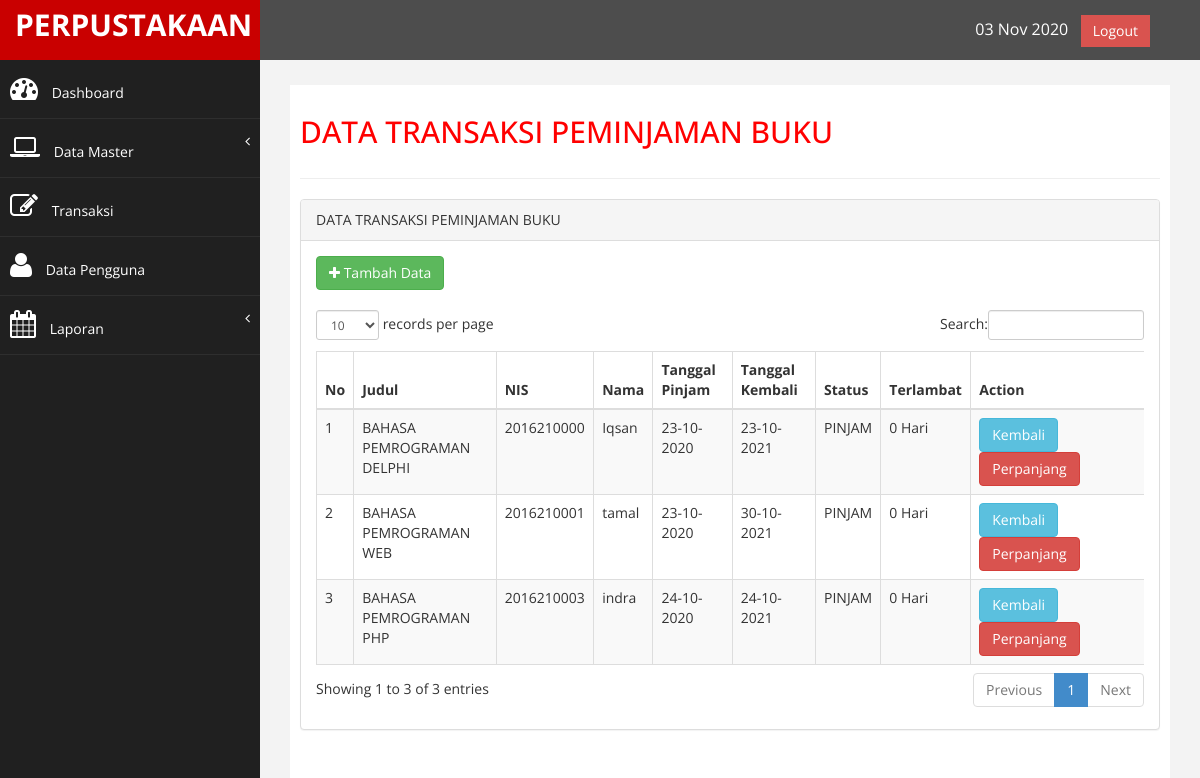
The page /index.php?page=transaksi (signed in) on the database its author committed.
### tables this page shows
CREATE TABLE `tb_transaksi` (
  `id` int(11) NOT NULL,
  `id_buku` int(11) NOT NULL,
  `judul` varchar(50) NOT NULL,
  `nis` int(11) NOT NULL,
  `nama` varchar(50) NOT NULL,
  `tgl_pinjam` varchar(30) NOT NULL,
  `tgl_kembali` varchar(30) NOT NULL,
  `status` varchar(20) NOT NULL,
  `tgl_input` timestamp NOT NULL DEFAULT CURRENT_TIMESTAMP ON UPDATE CURRENT_TIMESTAMP
);

### function.php (called while the page is built)
<?php
	function terlambat($tangal_dateline,$tgl_kembali)
	{
		$tangal_dateline_pcs = explode("-", $tangal_dateline);
		$tangal_dateline_pcs = $tangal_dateline_pcs[2]."-".$tangal_dateline_pcs[1]."-".$tangal_dateline_pcs[0];
		$tgl_kembali_pcs = explode("-", $tgl_kembali);
		$tgl_kembali_pcs = $tgl_kembali_pcs[2]."-".$tgl_kembali_pcs[1]."-".$tgl_kembali_pcs[0];
		$selisih = strtotime($tgl_kembali_pcs) - strtotime($tangal_dateline_pcs);
		$selisih = $selisih / 86400;
		if ($selisih>=1) {
			$hasil_tgl = floor($selisih);
		} else {
			$hasil_tgl = 0;
		}
		return $hasil_tgl;
	}
 ?>

### halaman/transaksi/formTransaksi.php (the view, shortened to what this page needs)
<div id="page-wrapper" >
    <div id="page-inner">
        <div class="row">
            <div class="col-md-12">
                <h2>DATA TRANSAKSI PEMINJAMAN BUKU</h2>
            </div>
        </div>
        <hr />
        <div class="row">
            <div class="col-md-12">
                <div class="panel panel-default">
                    <div class="panel-heading">
                     DATA TRANSAKSI PEMINJAMAN BUKU
                 </div>
                 <div class="panel-body">
                    <div class="table-responsive">
                        <div>
                            <a href="index.php?page=tambahtransaksi" class="btn btn-success"><i class=" fa fa-plus "></i> Tambah Data</a>
                        </div><br>
                        <table class="table table-striped table-bordered table-hover" id="dataTables-example">
                            <thead>
                                <tr>
                                    <th>No</th>
                                    <th>Judul</th>
                                    <th>NIS</th>
                                    <th>Nama</th>
                                    <th>Tanggal Pinjam</th>
                                    <th>Tanggal Kembali</th>
                                    <th>Status</th>
                                    <th>Terlambat</th>
                                    <th width="21%">Action</th>
                                </tr>
                            </thead>
                            <tbody>
                             <?php
                             $sql = "SELECT * FROM tb_transaksi";
                             $query = mysqli_query($koneksi,$sql);
                    $no = 0;
                    while ($data = mysqli_fetch_array($query)) {
                        $judul = $data['judul'];
                        $nis = $data['nis'];
                        $nama = $data['nama'];
                        $tgl_pinjam = $data['tgl_pinjam'];
                        $tgl_kembali = $data['tgl_kembali'];
                        $status = $data['status'];
                      $no++;
                      ?>
                      <tr>
                        <td><?php echo $no; ?></td>
                        <td><?php echo $judul; ?></td>
                        <td><?php echo $nis; ?></td>
                        <td><?php echo $nama; ?></td>
                        <td><?php echo $tgl_pinjam; ?></td>
                        <td><?php echo $tgl_kembali; ?></td>
                        <td><?php echo $status; ?></td>
                        <td><?php
                            $tangal_dateline = $data['tgl_kembali'];
                            $tgl_kembali = date('Y-m-d');
                            $lambat = terlambat($tangal_dateline,$tgl_kembali);
                            if ($lambat>0) {
                                echo "<font color='red'> $lambat Hari </font>";
                            } else {
                                echo $lambat . " Hari";
                            }
                            ?>
                        </td>
                        <td>
                          <a href="?page=kembali&id=<?php echo $data['id']; ?>&judul=<?php echo $data['judul']; ?>" class="btn btn-info">Kembali </a>
                          <a href="?page=perpanjang&id=<?php echo $data['id']; ?>&judul=<?php echo $data['judul']; ?>&tgl_kembali=<?php echo $data['tgl_kembali']; ?>&lambat=<?php echo $lambat; ?>" class="btn btn-danger"> Perpanjang</a>
                      </tr>
                  <?php } ?>
              </tbody>
          </table>
      </div>
  </div>
</div>
</div>
</div>
</div>
</div>

### assets/css/custom.css (style rules this page uses)
body { font-family: 'Open Sans', sans-serif; }
#page-wrapper { padding: 15px 15px; min-height: 600px; background:#F3F3F3; }
#page-inner { width:100%; margin:10px 20px 10px 0px; background-color:#fff!important; padding:10px; min-height:1200px; }
h2 { color: #f00; }
@media (min-width:768px) { #page-wrapper { margin: 0 0 0 260px; padding: 15px 30px; min-height: 1200px; } }

### rows shown on the page
tb_transaksi: judul "BAHASA PEMROGRAMAN DELPHI", nis "2016210000", nama "Iqsan", tgl_pinjam "23-10-2020", tgl_kembali "23-10-2021", status "PINJAM", tgl_kembali "0"
tb_transaksi: judul "BAHASA PEMROGRAMAN WEB", nis "2016210001", nama "tamal", tgl_pinjam "23-10-2020", tgl_kembali "30-10-2021", status "PINJAM", tgl_kembali "0"
tb_transaksi: judul "BAHASA PEMROGRAMAN PHP", nis "2016210003", nama "indra", tgl_pinjam "24-10-2020", tgl_kembali "24-10-2021", status "PINJAM", tgl_kembali "0"
